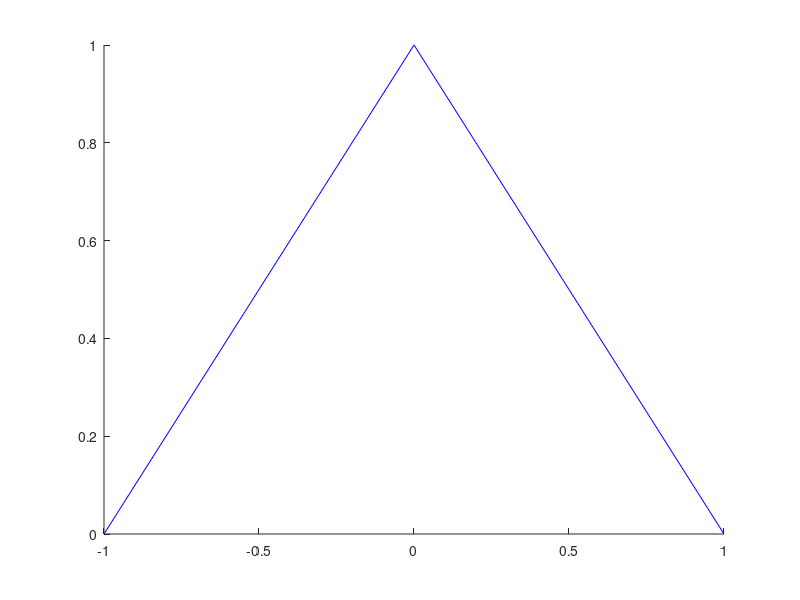

Write the MATLAB code that produced this figure.
close all
% Para fazer este desenho, indicamos os tres pontos que sao os
% vertices do triangulo que queremos desenhar:
% (-1,0), (0,1), (1,0)
% Escrevemos agora as primeiras coordenadas de cada ponto no
% primeiro argumento do comando line, e as segundas coordenadas no
% segundo argumento. Assim:
line([-1 0 1],[0 1 0],'color','b')
